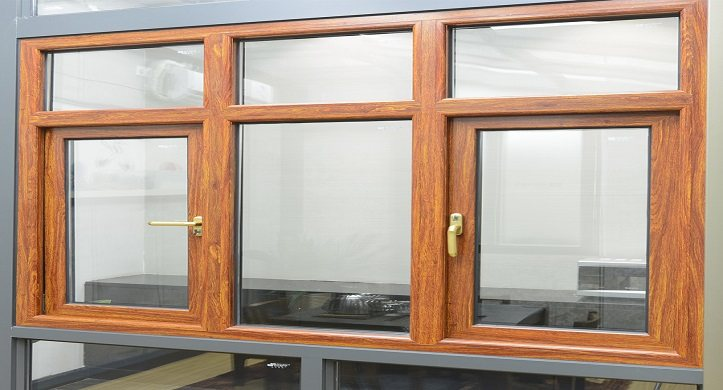
#> input picture assets/img/hero/men-alum3.jpg, 723 x 390 px
$ python make_og_image.py
#> lines starting #> are read from the running program, lines starting #| are printed output that depends on the picture
#!/usr/bin/env python3
"""Generate the Open Graph / social share image (1200x630)."""
import os
from PIL import Image, ImageDraw, ImageFont, ImageFilter, ImageEnhance

ROOT = os.path.dirname(os.path.dirname(os.path.abspath(__file__)))
IMG_DIR = os.path.join(ROOT, "assets", "img")
OUT = os.path.join(IMG_DIR, "brand", "og-image.jpg")

W, H = 1200, 630

bg = Image.open(os.path.join(IMG_DIR, "hero", "men-alum3.jpg")).convert("RGB")
#> bg is the input picture: PIL image 723x390 RGB; mean R, G, B 180.2, 160.1, 144.6
bw, bh = bg.size
#> bw = 723; bh = 390
scale = max(W / bw, H / bh)
#> scale = 1.66
bg = bg.resize((int(bw * scale), int(bh * scale)))
#> bg: PIL image 1200x647 RGB
bw, bh = bg.size
#> bw = 1200; bh = 647
bg = bg.crop(((bw - W) // 2, (bh - H) // 2, (bw - W) // 2 + W, (bh - H) // 2 + H))
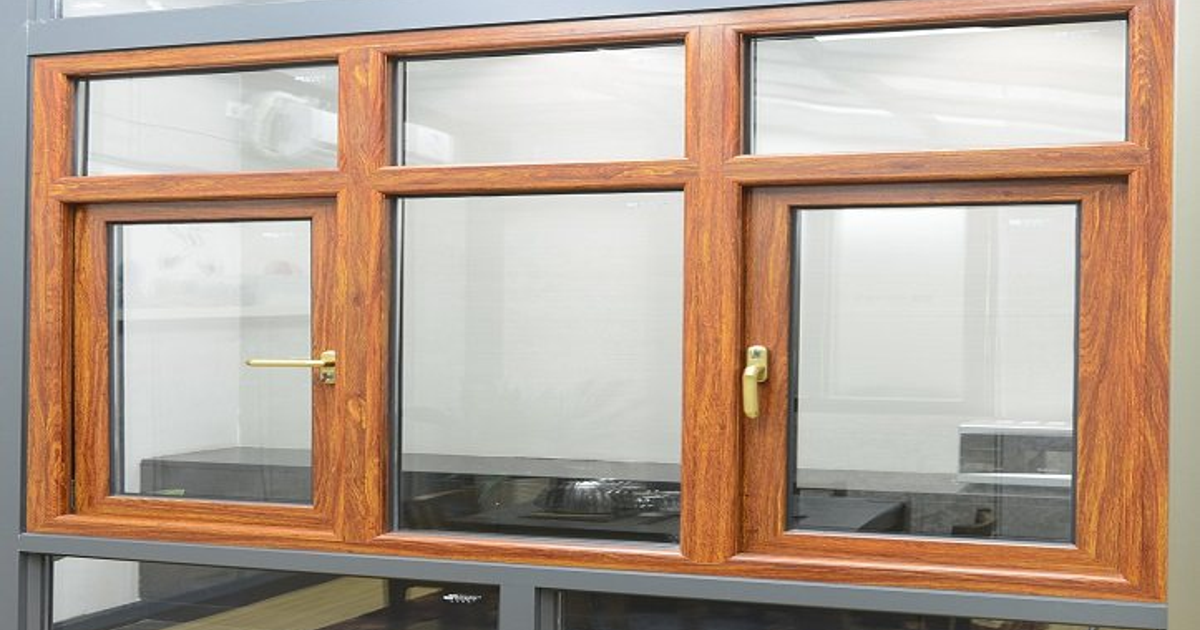
#> bg: PIL image 1200x630 RGB; mean R, G, B 181.4, 160.8, 144.9
bg = ImageEnhance.Brightness(bg).enhance(0.75)
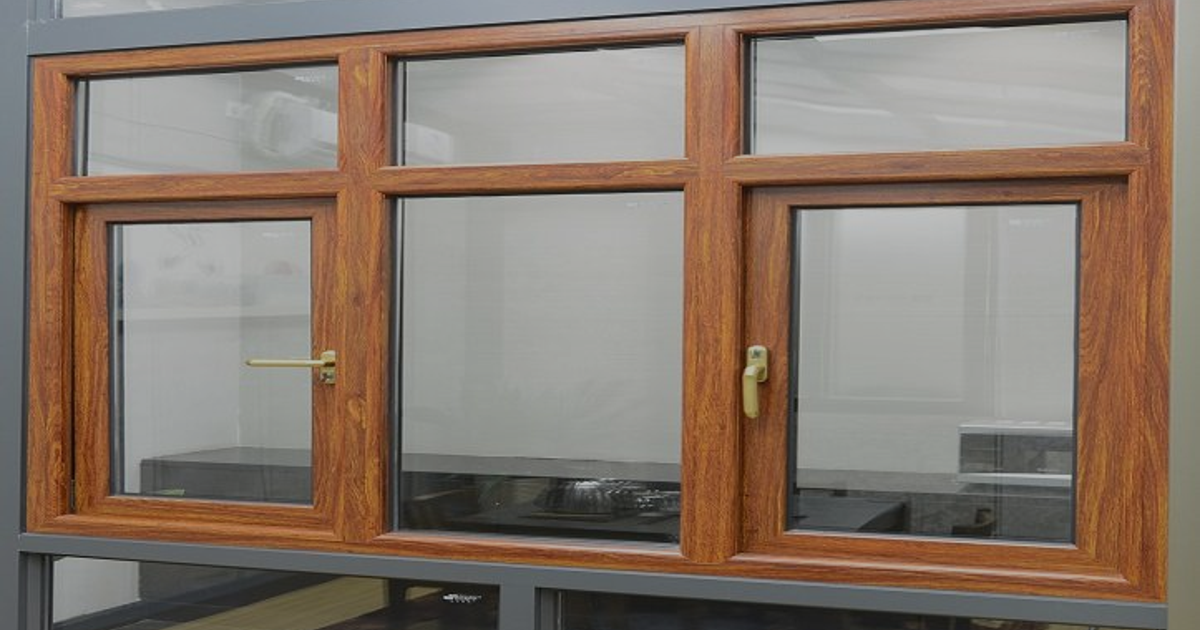
#> bg: PIL image 1200x630 RGB; mean R, G, B 135.6, 120.2, 108.3

overlay = Image.new("RGBA", (W, H), (0, 0, 0, 0))
#> overlay: PIL image 1200x630 RGBA; every value is 0
od = ImageDraw.Draw(overlay)
for x in range(W):
    t = x / W
    r = int(10 + (255 - 10) * 0 + 10 * (1 - t))
    a = int(235 * (1 - t * 0.55))
    od.line([(x, 0), (x, H)], fill=(10, 16, 34, a))
od2 = ImageDraw.Draw(overlay)
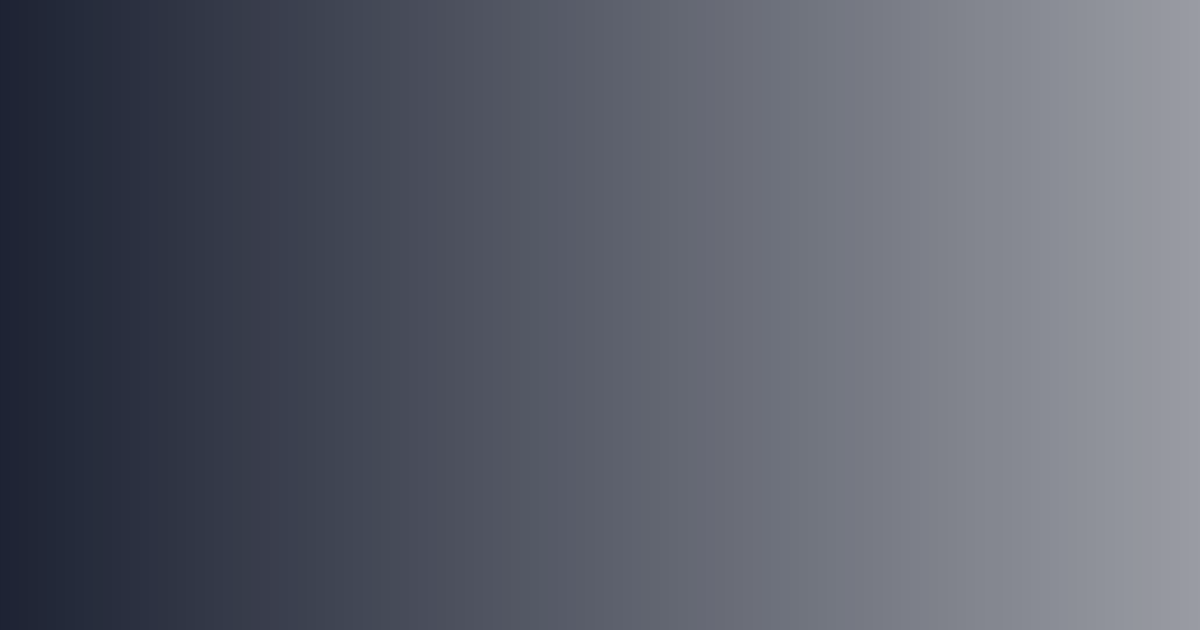
#> overlay: PIL image 1200x630 RGBA; mean R, G, B, A 10, 16, 34, 169.9; transparent parts drawn white
od2.rectangle([0, 0, W, H], fill=None)
base = Image.alpha_composite(bg.convert("RGBA"), overlay)
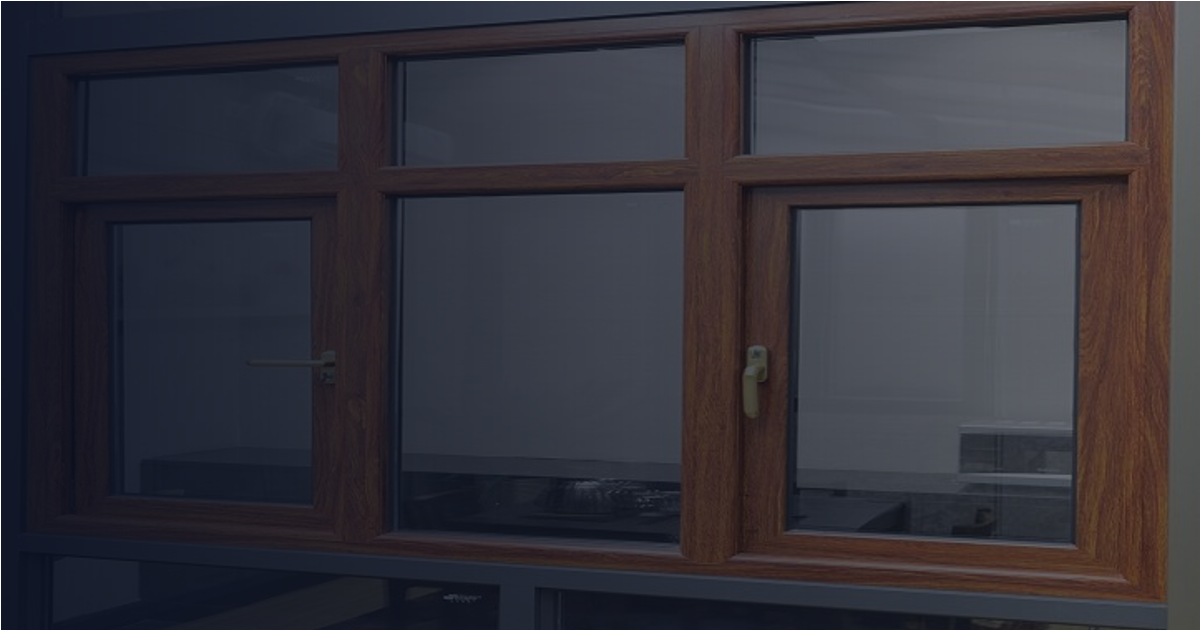
#> base: PIL image 1200x630 RGBA; mean R, G, B, A 53.1, 51.7, 59.5, 255

#> (the run stopped early here; a loop or call above may not have finished)
